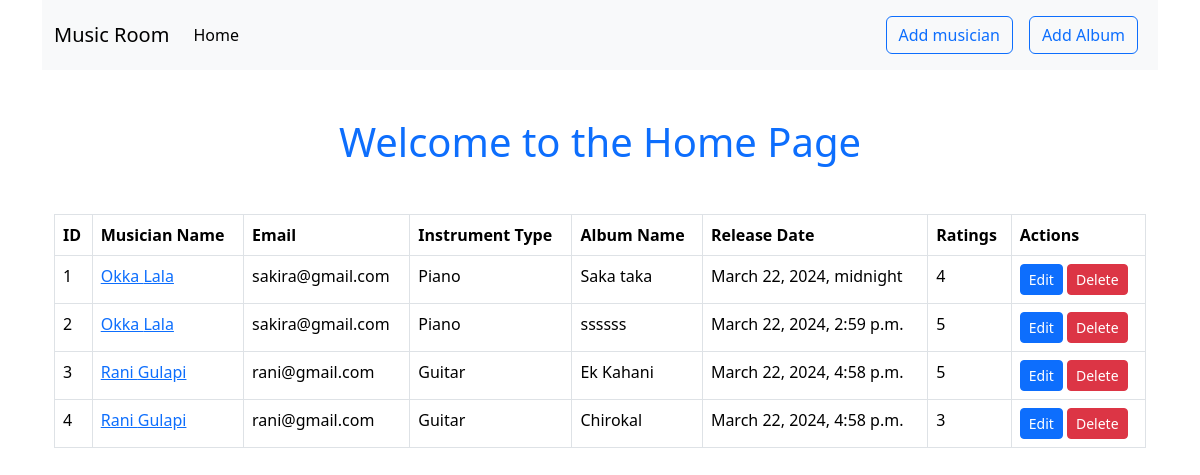
The page / on the database its author committed.
### album/models.py (models this page shows, shortened)
class Album(models.Model):
    album_name = models.CharField(max_length=100)
    musician = models.ForeignKey(Musician, on_delete=models.CASCADE)
    release_date=models.DateTimeField(auto_now_add=True)
    RATING_CHOICES=(
    ("1", "1"),
    ("2", "2"),
    ("3", "3"),
    ("4", "4"),
    ("5", "5"),
    )
    ratings = models.CharField(choices=RATING_CHOICES, max_length=1, default='4')

### musicians/models.py (models this page shows, shortened)
class Musician(models.Model):
    first_name = models.CharField(max_length=20)
    last_name = models.CharField(max_length=20)
    email = models.EmailField()
    INSTRUMENT_CHOICES = [
        ('Guitar', 'Guitar'),
        ('Piano', 'Piano'),
        ('Violin', 'Violin'),
        ('Drums', 'Drums'),
        ('Saxophone', 'Saxophone'),
    ]
    instrument_type = models.CharField(max_length=20, choices=INSTRUMENT_CHOICES)

### musicians_directory/views.py (the view)
# urls.py: path("", views.homeView.as_view(), name="home"),
class homeView(ListView):
    template_name="home.html"
    model=Album
    context_object_name='data'

### templates/home.html
{% extends "base.html" %} {% block content %}
<div class="container">
  <h1 class="text-center text-primary mt-5 mb-5">Welcome to the Home Page</h1>
  <div class="table-responsive">
    <table class="table table-bordered table-hover">
      <thead class="thead-dark">
        <tr>
          <th scope="col">ID</th>
          <th scope="col">Musician Name</th>
          <th scope="col">Email</th>
          <th scope="col">Instrument Type</th>
          <th scope="col">Album Name</th>
          <th scope="col">Release Date</th>
          <th scope="col">Ratings</th>
          <th scope="col">Actions</th>
        </tr>
      </thead>
      <tbody>
        {% for item in data %}
        <tr>
          <td>{{ forloop.counter }}</td>
          <td>
            <a href="{% url 'edit_musician' item.musician.id %}">
              {{ item.musician.first_name }} {{ item.musician.last_name }}
            </a>
          </td>
          <td>{{ item.musician.email }}</td>
          <td>{{ item.musician.instrument_type }}</td>
          <td>{{ item.album_name }}</td>
          <td>{{ item.release_date }}</td>
          <td>{{ item.ratings }}</td>
          <td>
            <a
              href="{% url 'edit_album' item.id %}"
              class="btn btn-primary btn-sm"
              >Edit</a
            >
            <a
              href="{% url 'delete_musician' item.musician.id %}"
              class="btn btn-danger btn-sm"
              >Delete</a
            >
          </td>
        </tr>
        {% endfor %}
      </tbody>
    </table>
  </div>
</div>
{% endblock content %}

### templates/base.html (shortened to what this page needs)
  <!DOCTYPE html>
  <html lang="en">
    <head>
      <link
        href="https://cdn.jsdelivr.net/npm/bootstrap@5.3.3/dist/css/bootstrap.min.css"
        rel="stylesheet"
      />
    </head>
    <body class="container">
      <nav class="navbar navbar-expand-lg bg-body-tertiary">
        <div class="container-fluid">
            <a class="navbar-brand" href="#">Music Room</a>
            <div class="collapse navbar-collapse" id="navbarTogglerDemo02">
                <ul class="navbar-nav me-auto mb-2 mb-lg-0">
                    <li class="nav-item">
                        <a class="nav-link active" aria-current="page" href="/">Home</a>
                    </li>
                </ul>
                <div class="d-flex" role="search">
                    <ul class="navbar-nav me-auto mb-2 mb-lg-0">
                        <li class="nav-item">
                            <a class="nav-link active" aria-current="page" href="{% url "add_musician" %}"><button type="button" class="btn btn-outline-primary">Add musician</button></a>
                        </li>
                        <li class="nav-item">
                            <a class="nav-link active" aria-current="page" href="{% url "add_album" %}"><button type="button" class="btn btn-outline-primary">Add Album</button></a>
                        </li>
                    </ul>
                </div>
            </div>
        </div>
    </nav>
      {% block content %} {% endblock %}
    </body>
  </html>

### rows shown on the page
Album: musician.first_name "Okka", musician.last_name "Lala", musician.email "sakira@gmail.com", musician.instrument_type "Piano", album_name "Saka taka", release_date "March 22, 2024, midnight", ratings "4"
Album: musician.first_name "Okka", musician.last_name "Lala", musician.email "sakira@gmail.com", musician.instrument_type "Piano", album_name "ssssss", release_date "March 22, 2024, 2:59 p.m.", ratings "5"
Album: musician.first_name "Rani", musician.last_name "Gulapi", musician.email "rani@gmail.com", musician.instrument_type "Guitar", album_name "Ek Kahani", release_date "March 22, 2024, 4:58 p.m.", ratings "5"
Album: musician.first_name "Rani", musician.last_name "Gulapi", musician.email "rani@gmail.com", musician.instrument_type "Guitar", album_name "Chirokal", release_date "March 22, 2024, 4:58 p.m.", ratings "3"
